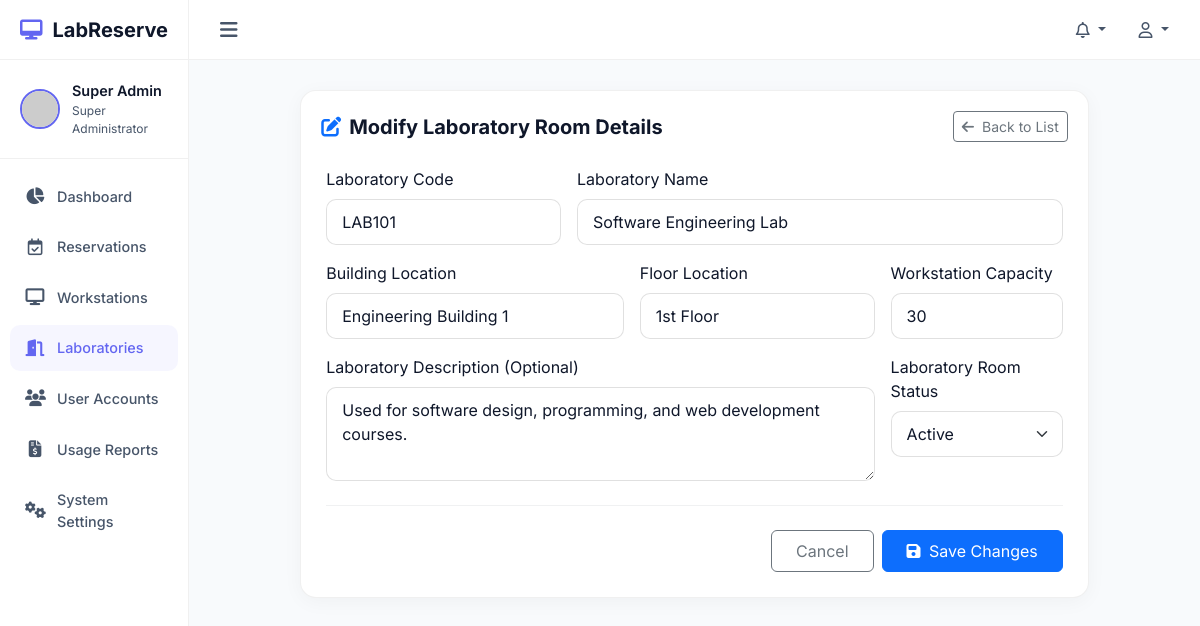
Screenshot of /laboratories/edit/1 (signed in) with the database file from the repository.
### tables this page shows
CREATE TABLE `laboratories` (
    `id` INT AUTO_INCREMENT PRIMARY KEY,
    `code` VARCHAR(50) NOT NULL UNIQUE,
    `name` VARCHAR(100) NOT NULL,
    `building` VARCHAR(100) NOT NULL,
    `floor` VARCHAR(50) NOT NULL,
    `capacity` INT NOT NULL,
    `description` TEXT NULL,
    `status` ENUM('active', 'inactive') DEFAULT 'active',
    `created_at` TIMESTAMP DEFAULT CURRENT_TIMESTAMP,
    `updated_at` TIMESTAMP DEFAULT CURRENT_TIMESTAMP ON UPDATE CURRENT_TIMESTAMP,
    INDEX `idx_lab_code` (`code`)
);

### app/Controllers/LaboratoryController.php (called while the page is built, shortened)
<?php
class LaboratoryController extends Controller {
    private LaboratoryService $labService;
    public function __construct() {
        $this->labService = new LaboratoryService();
    }
    public function showEdit(Request $request, string $id): void {
        $lab = $this->labService->getLabById((int)$id);
        $this->render('laboratories.edit', ['lab' => $lab]);
    }
}

### public/index.php (called while the page is built, shortened)
<?php
$request = new Request();
$router = new Router();
$router->get('login', [App\Controllers\AuthController::class, 'showLogin'], [GuestMiddleware::class]);
$router->post('login', [App\Controllers\AuthController::class, 'login'], [GuestMiddleware::class, CSRFMiddleware::class]);
$router->get('logout', [App\Controllers\AuthController::class, 'logout'], [AuthMiddleware::class]);
$router->post('logout', [App\Controllers\AuthController::class, 'logout'], [AuthMiddleware::class, CSRFMiddleware::class]);
$router->get('forgot-password', [App\Controllers\AuthController::class, 'showForgot'], [GuestMiddleware::class]);
$router->post('forgot-password', [App\Controllers\AuthController::class, 'forgot'], [GuestMiddleware::class, CSRFMiddleware::class]);
$router->get('reset-password/{token}', [App\Controllers\AuthController::class, 'showReset'], [GuestMiddleware::class]);
$router->post('reset-password/{token}', [App\Controllers\AuthController::class, 'reset'], [GuestMiddleware::class, CSRFMiddleware::class]);
$router->get('', [App\Controllers\DashboardController::class, 'index'], [AuthMiddleware::class]);
$router->get('dashboard', [App\Controllers\DashboardController::class, 'index'], [AuthMiddleware::class]);
$router->get('reservations', [App\Controllers\ReservationController::class, 'index'], [AuthMiddleware::class]);
$router->get('reservations/create', [App\Controllers\ReservationController::class, 'showCreate'], [AuthMiddleware::class]);
$router->get('reservations/available-computers', [App\Controllers\ReservationController::class, 'getAvailableComputers'], [AuthMiddleware::class]);
$router->post('reservations/store', [App\Controllers\ReservationController::class, 'store'], [AuthMiddleware::class, CSRFMiddleware::class]);
$router->get('reservations/view/{id}', [App\Controllers\ReservationController::class, 'view'], [AuthMiddleware::class]);
$router->post('reservations/approve/{id}', [App\Controllers\ReservationController::class, 'approve'], [AuthMiddleware::class, AdminMiddleware::class, CSRFMiddleware::class]);
$router->post('reservations/reject/{id}', [App\Controllers\ReservationController::class, 'reject'], [AuthMiddleware::class, AdminMiddleware::class, CSRFMiddleware::class]);
$router->post('reservations/cancel/{id}', [App\Controllers\ReservationController::class, 'cancel'], [AuthMiddleware::class, CSRFMiddleware::class]);
$router->post('reservations/checkin', [App\Controllers\ReservationController::class, 'checkIn'], [AuthMiddleware::class, CSRFMiddleware::class]);
$router->post('reservations/checkout', [App\Controllers\ReservationController::class, 'checkOut'], [AuthMiddleware::class, CSRFMiddleware::class]);
$router->get('reservations/calendar-data', [App\Controllers\ReservationController::class, 'calendarData'], [AuthMiddleware::class]);
$router->get('computers', [App\Controllers\ComputerController::class, 'index'], [AuthMiddleware::class, AdminMiddleware::class]);
$router->get('computers/create', [App\Controllers\ComputerController::class, 'showCreate'], [AuthMiddleware::class, AdminMiddleware::class]);
$router->post('computers/store', [App\Controllers\ComputerController::class, 'store'], [AuthMiddleware::class, AdminMiddleware::class, CSRFMiddleware::class]);
$router->get('computers/edit/{id}', [App\Controllers\ComputerController::class, 'showEdit'], [AuthMiddleware::class, AdminMiddleware::class]);
$router->post('computers/update/{id}', [App\Controllers\ComputerController::class, 'update'], [AuthMiddleware::class, AdminMiddleware::class, CSRFMiddleware::class]);
$router->post('computers/delete/{id}', [App\Controllers\ComputerController::class, 'delete'], [AuthMiddleware::class, AdminMiddleware::class, CSRFMiddleware::class]);
$router->get('computers/print', [App\Controllers\ComputerController::class, 'printCodes'], [AuthMiddleware::class, AdminMiddleware::class]);
$router->get('laboratories', [App\Controllers\LaboratoryController::class, 'index'], [AuthMiddleware::class, AdminMiddleware::class]);
$router->get('laboratories/create', [App\Controllers\LaboratoryController::class, 'showCreate'], [AuthMiddleware::class, AdminMiddleware::class]);
$router->post('laboratories/store', [App\Controllers\LaboratoryController::class, 'store'], [AuthMiddleware::class, AdminMiddleware::class, CSRFMiddleware::class]);
$router->get('laboratories/edit/{id}', [App\Controllers\LaboratoryController::class, 'showEdit'], [AuthMiddleware::class, AdminMiddleware::class]);
$router->post('laboratories/update/{id}', [App\Controllers\LaboratoryController::class, 'update'], [AuthMiddleware::class, AdminMiddleware::class, CSRFMiddleware::class]);
$router->post('laboratories/delete/{id}', [App\Controllers\LaboratoryController::class, 'delete'], [AuthMiddleware::class, AdminMiddleware::class, CSRFMiddleware::class]);
$router->get('users', [App\Controllers\UserController::class, 'index'], [AuthMiddleware::class, AdminMiddleware::class]);
$router->get('users/create', [App\Controllers\UserController::class, 'showCreate'], [AuthMiddleware::class, AdminMiddleware::class]);
$router->post('users/store', [App\Controllers\UserController::class, 'store'], [AuthMiddleware::class, AdminMiddleware::class, CSRFMiddleware::class]);
$router->get('users/edit/{id}', [App\Controllers\UserController::class, 'showEdit'], [AuthMiddleware::class, AdminMiddleware::class]);
$router->post('users/update/{id}', [App\Controllers\UserController::class, 'update'], [AuthMiddleware::class, AdminMiddleware::class, CSRFMiddleware::class]);
$router->post('users/delete/{id}', [App\Controllers\UserController::class, 'delete'], [AuthMiddleware::class, AdminMiddleware::class, CSRFMiddleware::class]);
$router->get('reports', [App\Controllers\ReportController::class, 'index'], [AuthMiddleware::class, AdminMiddleware::class]);
$router->get('reports/view/{type}', [App\Controllers\ReportController::class, 'view'], [AuthMiddleware::class, AdminMiddleware::class]);
$router->get('reports/export/{type}', [App\Controllers\ReportController::class, 'export'], [AuthMiddleware::class, AdminMiddleware::class]);
$router->get('settings', [App\Controllers\SettingController::class, 'index'], [AuthMiddleware::class, AdminMiddleware::class]);
$router->post('settings/update', [App\Controllers\SettingController::class, 'update'], [AuthMiddleware::class, AdminMiddleware::class, CSRFMiddleware::class]);
$router->get('settings/backup', [App\Controllers\SettingController::class, 'backup'], [AuthMiddleware::class, AdminMiddleware::class]);
$router->post('settings/restore', [App\Controllers\SettingController::class, 'restore'], [AuthMiddleware::class, AdminMiddleware::class, CSRFMiddleware::class]);
$router->post('settings/change-password', [App\Controllers\AuthController::class, 'changePassword'], [AuthMiddleware::class, CSRFMiddleware::class]);
$router->resolve($request);

### app/Core/Database.php (called while the page is built, shortened)
<?php
class Database {
    private static ?PDO $instance = null;
    public static function getConnection(): PDO {
        if (self::$instance === null) {
            $host = $_ENV['DB_HOST'] ?? '127.0.0.1';
            $port = $_ENV['DB_PORT'] ?? '3306';
            $db   = $_ENV['DB_DATABASE'] ?? 'computer_booking';
            $user = $_ENV['DB_USERNAME'] ?? 'root';
            $pass = $_ENV['DB_PASSWORD'] ?? '';
            $charset = 'utf8mb4';
            $dsn = "mysql:host={$host};port={$port};dbname={$db};charset={$charset}";
            $options = [
                PDO::ATTR_ERRMODE            => PDO::ERRMODE_EXCEPTION,
                PDO::ATTR_DEFAULT_FETCH_MODE => PDO::FETCH_ASSOC,
                PDO::ATTR_EMULATE_PREPARES   => false,
            ];
            try {
                self::$instance = new PDO($dsn, $user, $pass, $options);
            } catch (PDOException $e) {
                error_log("Database Connection Error: " . $e->getMessage());
                throw new Exception("Database connection failed. Please check your configuration.");
            }
        }
        return self::$instance;
    }
}

### app/Services/LaboratoryService.php (called while the page is built, shortened)
<?php
class LaboratoryService {
    private LaboratoryRepository $labRepository;
    public function __construct() {
        $this->labRepository = new LaboratoryRepository();
    }
    public function getLabById(int $id): ?array {
        return $this->labRepository->findById($id);
    }
}

### app/Repositories/LaboratoryRepository.php (called while the page is built, shortened)
<?php
class LaboratoryRepository {
    private PDO $db;
    public function __construct() {
        $this->db = Database::getConnection();
    }
    public function findById(int $id): ?array {
        $stmt = $this->db->prepare("SELECT * FROM laboratories WHERE id = :id");
        $stmt->execute(['id' => $id]);
        $lab = $stmt->fetch();
        return $lab ?: null;
    }
}

### app/Helpers/functions.php (called while the page is built, shortened)
<?php
if (!function_exists('esc')) {
    function esc(?string $value): string {
        return htmlspecialchars($value ?? '', ENT_QUOTES, 'UTF-8');
    }
}

### app/Core/Request.php (called while the page is built, shortened)
<?php
class Request {
    public function getMethod(): string {
        return strtoupper($_SERVER['REQUEST_METHOD'] ?? 'GET');
    }
    public function getPath(): string {
        $path = $_SERVER['REQUEST_URI'] ?? '/';
        $position = strpos($path, '?');
        return '/' . trim($path, '/');
    }
}

### views/laboratories/edit.php (the view, shortened to what this page needs)
<div class="row justify-content-center">
    <div class="col-lg-10">
        <div class="card mb-4">
            <div class="card-header border-0 pb-0">
                <h5 class="fw-bold m-0"><i class="fa-solid fa-pen-to-square text-primary me-2"></i>Modify Laboratory Room Details</h5>
                <a href="/laboratories" class="btn btn-outline-secondary btn-sm"><i class="fa-solid fa-arrow-left me-1"></i> Back to List</a>
            </div>
            <div class="card-body">
                <?php $errors = session()->getFlash('errors', []); ?>
                <form action="/laboratories/update/<?= $lab['id'] ?>" method="POST">
                    <div class="row g-3 mb-4">
                        <div class="col-md-4">
                            <label for="code" class="form-label">Laboratory Code</label>
                            <input type="text" class="form-control <?= isset($errors['code']) ? 'is-invalid' : '' ?>" id="code" name="code" value="<?= esc($lab['code']) ?>" required>
                        </div>
                        <div class="col-md-8">
                            <label for="name" class="form-label">Laboratory Name</label>
                            <input type="text" class="form-control <?= isset($errors['name']) ? 'is-invalid' : '' ?>" id="name" name="name" value="<?= esc($lab['name']) ?>" required>
                        </div>
                        <div class="col-md-5">
                            <label for="building" class="form-label">Building Location</label>
                            <input type="text" class="form-control <?= isset($errors['building']) ? 'is-invalid' : '' ?>" id="building" name="building" value="<?= esc($lab['building']) ?>" required>
                        </div>
                        <div class="col-md-4">
                            <label for="floor" class="form-label">Floor Location</label>
                            <input type="text" class="form-control <?= isset($errors['floor']) ? 'is-invalid' : '' ?>" id="floor" name="floor" value="<?= esc($lab['floor']) ?>" required>
                        </div>
                        <div class="col-md-3">
                            <label for="capacity" class="form-label">Workstation Capacity</label>
                            <input type="number" class="form-control <?= isset($errors['capacity']) ? 'is-invalid' : '' ?>" id="capacity" name="capacity" value="<?= esc($lab['capacity']) ?>" required>
                        </div>
                        <div class="col-md-9">
                            <label for="description" class="form-label">Laboratory Description (Optional)</label>
                            <textarea class="form-control" id="description" name="description" rows="3"><?= esc($lab['description']) ?></textarea>
                        </div>
                        <div class="col-md-3">
                            <label for="status" class="form-label">Laboratory Room Status</label>
                            <select class="form-select" id="status" name="status">
                                <option value="active" <?= $lab['status'] === 'active' ? 'selected' : '' ?>>Active</option>
                            </select>
                        </div>
                    </div>
                    <div class="d-flex justify-content-end gap-2 border-top border-secondary border-opacity-10 pt-4">
                        <a href="/laboratories" class="btn btn-outline-secondary px-4 py-2">Cancel</a>
                        <button type="submit" class="btn btn-primary px-4 py-2"><i class="fa-solid fa-save me-1"></i> Save Changes</button>
                    </div>
                </form>
            </div>
        </div>
    </div>
</div>

### app/Core/Router.php (shortened to what this page needs)
<?php
class Router {
    protected array $routes = [];
    public function add(string $method, string $path, array|callable $handler, array $middlewares = []): void {
        $pattern = preg_replace('/\{[a-zA-Z0-9_]+\}/', '([^/]+)', $path);
        $pattern = '#^' . trim($pattern, '/') . '$#';
        $this->routes[] = [
            'method'      => strtoupper($method),
            'pattern'     => $pattern,
            'handler'     => $handler,
            'middlewares' => $middlewares,
            'original'    => $path
        ];
    }
    public function resolve(Request $request): void {
        $path = trim($request->getPath(), '/');
        $method = $request->getMethod();
        foreach ($this->routes as $route) {
            if ($route['method'] === $method && preg_match($route['pattern'], $path, $matches)) {
                array_shift($matches);
                $handler = $route['handler'];
                if (is_array($handler)) {
                    [$controllerClass, $action] = $handler;
                    if (class_exists($controllerClass)) {
                        $controller = new $controllerClass();
                        if (method_exists($controller, $action)) {
                            call_user_func_array([$controller, $action], array_merge([$request], $matches));
                            return;
                        }
                    }
                }
                return;
            }
        }
    }
}

### views/layouts/main.php (style rules this page uses)
:root { --sidebar-width: 260px; --navbar-height: 60px; --bg-color: #f8fafc; --card-bg: #ffffff; --card-border: rgba(0, 0, 0, 0.06); --text-primary: #0f172a; --text-secondary: #475569; --accent-color: #6366f1; --accent-hover: #4f46e5; --sidebar-bg: #ffffff; }
body { font-family: 'Inter', sans-serif; background-color: var(--bg-color); color: var(--text-primary); margin: 0; overflow-x: hidden; }
.card { background-color: var(--card-bg); border: 1px solid var(--card-border); border-radius: 16px; box-shadow: 0 4px 20px rgba(0, 0, 0, 0.04); color: var(--text-primary); }
.card-header { background-color: transparent; border-bottom: 1px solid rgba(0, 0, 0, 0.06); padding: 20px; font-weight: 600; display: flex; align-items: center; justify-content: space-between; }
.card-body { padding: 25px; }
.form-control, .form-select { background-color: #ffffff; border: 1px solid rgba(0, 0, 0, 0.12); color: #0f172a; border-radius: 10px; padding: 10px 15px; }
.form-control::placeholder { color: #94a3b8; }

### rows the page displays
laboratories: code "LAB101", name "Software Engineering Lab", building "Engineering Building 1", floor "1st Floor", capacity "30", description "Used for software design, programming, and web development courses.", status "Active"
